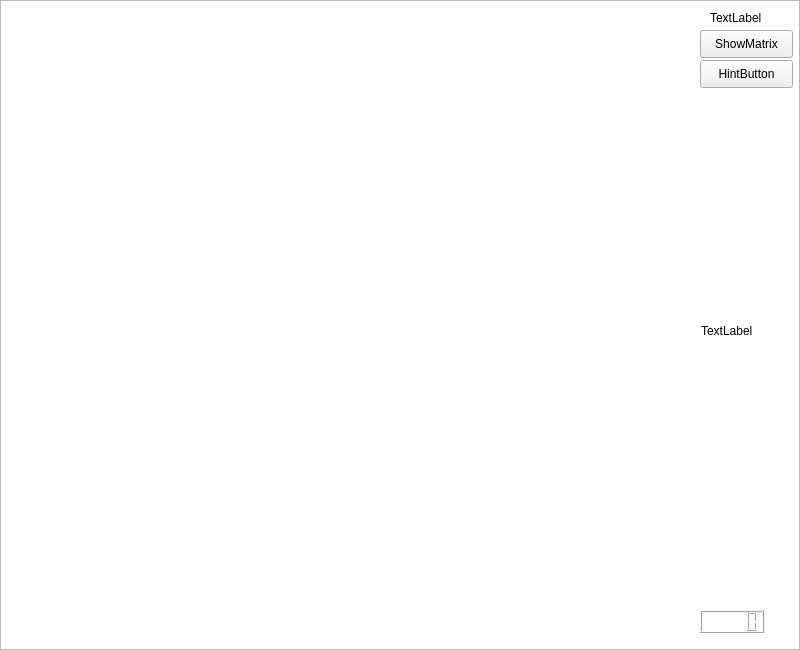
<?xml version="1.0" encoding="UTF-8"?>
<ui version="4.0">
 <class>SingleModeT</class>
 <widget class="QWidget" name="SingleModeT">
  <property name="geometry">
   <rect>
    <x>0</x>
    <y>0</y>
    <width>800</width>
    <height>650</height>
   </rect>
  </property>
  <property name="focusPolicy">
   <enum>Qt::StrongFocus</enum>
  </property>
  <property name="windowTitle">
   <string>Form</string>
  </property>
  <widget class="Clock" name="clock">
   <property name="geometry">
    <rect>
     <x>700</x>
     <y>610</y>
     <width>64</width>
     <height>23</height>
    </rect>
   </property>
  </widget>
  <widget class="QLabel" name="marksLabel">
   <property name="geometry">
    <rect>
     <x>710</x>
     <y>10</y>
     <width>72</width>
     <height>15</height>
    </rect>
   </property>
   <property name="text">
    <string>TextLabel</string>
   </property>
  </widget>
  <widget class="PauseWidget" name="pauseWidget" native="true">
   <property name="geometry">
    <rect>
     <x>220</x>
     <y>190</y>
     <width>320</width>
     <height>240</height>
    </rect>
   </property>
  </widget>
  <widget class="QGraphicsView" name="graphicsView">
   <property name="geometry">
    <rect>
     <x>0</x>
     <y>0</y>
     <width>800</width>
     <height>650</height>
    </rect>
   </property>
   <property name="focusPolicy">
    <enum>Qt::NoFocus</enum>
   </property>
  </widget>
  <widget class="QPushButton" name="matrixButton">
   <property name="geometry">
    <rect>
     <x>700</x>
     <y>30</y>
     <width>93</width>
     <height>28</height>
    </rect>
   </property>
   <property name="text">
    <string>ShowMatrix</string>
   </property>
  </widget>
  <widget class="QPushButton" name="hintButton">
   <property name="geometry">
    <rect>
     <x>700</x>
     <y>60</y>
     <width>93</width>
     <height>28</height>
    </rect>
   </property>
   <property name="text">
    <string>HintButton</string>
   </property>
  </widget>
  <widget class="QLabel" name="statusLabel">
   <property name="geometry">
    <rect>
     <x>701</x>
     <y>200</y>
     <width>91</width>
     <height>261</height>
    </rect>
   </property>
   <property name="text">
    <string>TextLabel</string>
   </property>
  </widget>
  <zorder>graphicsView</zorder>
  <zorder>marksLabel</zorder>
  <zorder>clock</zorder>
  <zorder>pauseWidget</zorder>
  <zorder>matrixButton</zorder>
  <zorder>hintButton</zorder>
  <zorder>statusLabel</zorder>
 </widget>
 <customwidgets>
  <customwidget>
   <class>Clock</class>
   <extends>QLCDNumber</extends>
   <header location="global">clock.h</header>
  </customwidget>
  <customwidget>
   <class>PauseWidget</class>
   <extends>QWidget</extends>
   <header location="global">pausewidget.h</header>
   <container>1</container>
  </customwidget>
 </customwidgets>
 <resources/>
 <connections/>
</ui>
